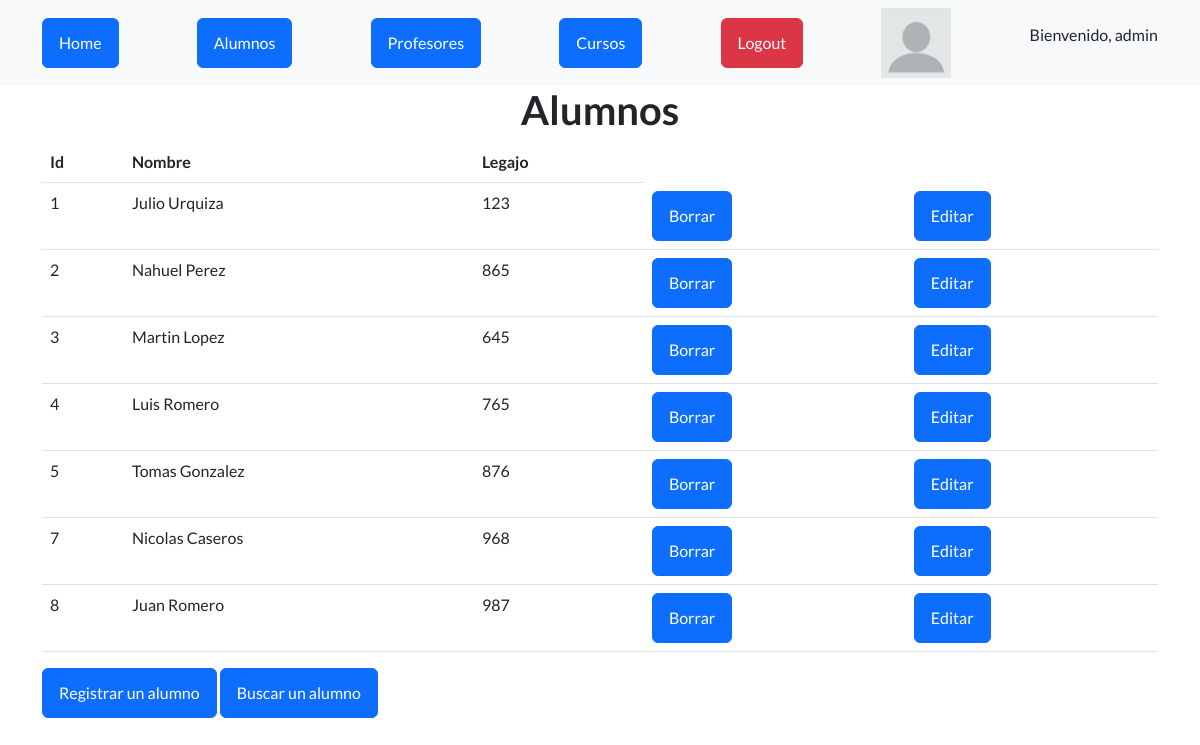
Screenshot of /AppCoder/ver_alumnos (signed in) with the database file from the repository.
### AppCoder/models.py (models this page shows)
class Alumno(models.Model):
    nombre = models.CharField(max_length=40)
    legajo = models.IntegerField()

### AppCoder/views.py (the view)
# urls.py: path("ver_alumnos",views.ver_alumnos, name="alumnos"),
def ver_alumnos(request):
    alumnos = Alumno.objects.all()
    if request.user.is_active:
        return render(request,"ver_alumnos.html",{"alumnos":alumnos,"url":url_imagen(id=request.user.id)})
    return render(request,"ver_alumnos.html",{"alumnos":alumnos})

### AppCoder/views.py (called while the page is built)
def url_imagen(id):
    avatares = Avatar.objects.filter(user=id)
    if avatares.exists():
        imagen_url = avatares[0].imagen.url
    else:
        imagen_url = static('AppCoder/assets/img/usuario.png')
    return imagen_url

### AppCoder/template/ver_alumnos.html
{% extends "padre.html" %}
{% load static %}
{% block contenido %}
    <main class="container">
        <h1 class="text-center">Alumnos</h1>
        <table class="table">
            <thead>
                <tr>
                    <th>Id</th>
                    <th>Nombre</th>
                    <th>Legajo</th>
                </tr>
            </thead>
            <tbody>
                {% for n in alumnos %}
                <tr>
                    <td>{{n.id}}</td>
                    <td>{{n.nombre}}</td>
                    <td>{{n.legajo}}</td>
                    {% if request.user.is_authenticated %}
                        <td><a href="{% url 'eliminar_alumno' n.id %}" class="btn btn-primary">Borrar</a></td>
                        <td><a href="{% url 'editar_alumno' n.id %}" class="btn btn-primary">Editar</a></td>
                    {% endif %}
                </tr>
                {% endfor %}
            </tbody>
        </table>
        {% if request.user.is_authenticated %}
            <a class="btn btn-primary" href="{% url 'alta_alumno' %}">Registrar un alumno</a>
            <a class="btn btn-primary" href="{% url 'buscar_alumno' %}">Buscar un alumno</a>
        {% endif %}
    </main>
{% endblock %}

### AppCoder/template/padre.html (shortened to what this page needs)
<!DOCTYPE html>
<html lang="en">
    <head>
        {% load static %}
        <link href="https://cdn.jsdelivr.net/npm/bootstrap-icons@1.5.0/font/bootstrap-icons.css" rel="stylesheet" type="text/css" />
        <link href="{% static 'AppCoder/css/styles.css' %}" rel="stylesheet" />
    </head>
    <body>
        <nav class="navbar navbar-light bg-light static-top">
            <div class="container">
                <a class="btn btn-primary" href="{% url 'home' %}">Home</a>
                <a class="btn btn-primary" href="{% url 'alumnos' %}">Alumnos</a>
                <a class="btn btn-primary" href="{% url 'profesores' %}">Profesores</a>
                <a class="btn btn-primary" href="{% url 'cursos' %}">Cursos</a>
                {% if request.user.is_authenticated %}
                    <form action="{% url 'Logout' %}" method="POST">
                        <button type="submit" class="btn btn-danger">Logout</button>
                    </form>
                {% endif %}
                {% if request.user.is_authenticated %}
                    <img src="{{ url }}" alt="" width="70px" height="70px">
                    <p>Bienvenido, {{user.username}}</p>
                {% endif %}
            </div>
        </nav>
        {% block contenido %}
        {% endblock %}
    </body>
</html>

### rows the page displays
Alumno: id "1", nombre "Julio Urquiza", legajo "123"
Alumno: id "2", nombre "Nahuel Perez", legajo "865"
Alumno: id "3", nombre "Martin Lopez", legajo "645"
Alumno: id "4", nombre "Luis Romero", legajo "765"
Alumno: id "5", nombre "Tomas Gonzalez", legajo "876"
Alumno: id "7", nombre "Nicolas Caseros", legajo "968"
Alumno: id "8", nombre "Juan Romero", legajo "987"

### other values shown
{{ user.username }} "admin"
